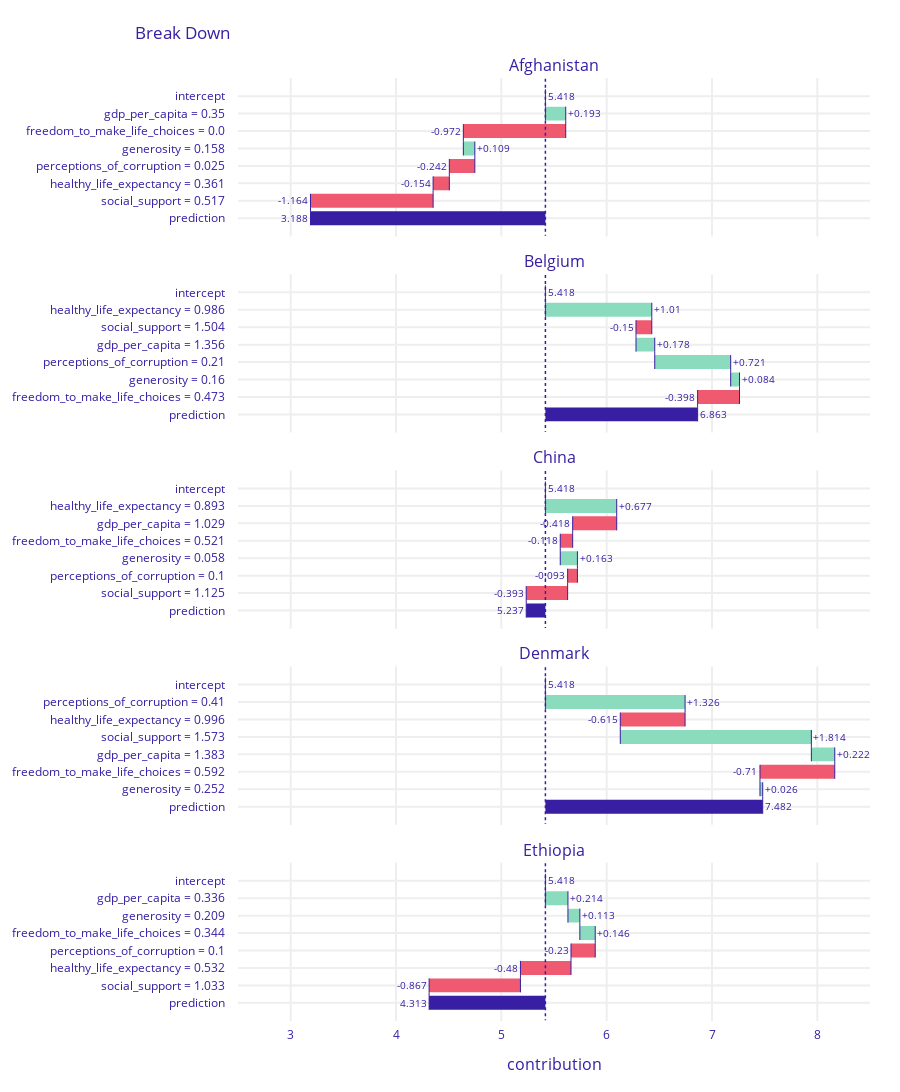

The cell this chart's notebook holds for it:
### Code cell
pp_list = []
for country in ['Afghanistan', 'Belgium', 'China', 'Denmark', 'Ethiopia']:
    pp = explainer.predict_parts(X.loc[country], type='break_down')
    pp.result.label = country
    pp_list += [pp]
pp_list[0].plot(pp_list[1::], min_max=[2.5, 8.5])

### Figure 1 — Plotly figure (JSON) as saved in the notebook; plotly's stock layout.template omitted (floating-point values rounded to 4 significant figures)
{"data": [{"base": 5.418, "connector": {"line": {"color": "#371ea3", "dash": "solid", "width": 1}, "mode": "spanning"}, "decreasing": {"marker": {"color": "#f05a71"}}, "hoverinfo": "text+delta", "hoverlabel": {"bgcolor": "rgba(0,0,0,0.8)"}, "hovertext": ["Average response: 5.418<br>Prediction: 3.188", "gdp_per_capita = 0.35<br>increases average response by", "freedom_to_make_life_choices = 0.0<br>decreases average response by", "generosity = 0.158<br>increases average response by", "perceptions_of_corruption = 0.025<br>decreases average response by", "healthy_life_expectancy = 0.361<br>decreases average response by", "social_support = 0.517<br>decreases average response by", "Average response: 5.418<br>Prediction: 3.188"], "increasing": {"marker": {"color": "#8bdcbe"}}, "measure": ["relative", "relative", "relative", "relative", "relative", "relative", "relative", "total"], "orientation": "h", "showlegend": false, "text": ["5.418", "+0.193", "-0.972", "+0.109", "-0.242", "-0.154", "-1.164", "3.188"], "textposition": "outside", "totals": {"marker": {"color": "#371ea3"}}, "type": "waterfall", "x": [0, 0.193, -0.972, 0.109, -0.242, -0.154, -1.164, -2.23], "xaxis": "x", "y": ["intercept", "gdp_per_capita = 0.35", "freedom_to_make_life_choices = 0.0", "generosity = 0.158", "perceptions_of_corruption = 0.025", "healthy_life_expectancy = 0.361", "social_support = 0.517", "prediction"], "yaxis": "y"}, {"base": 5.418, "connector": {"line": {"color": "#371ea3", "dash": "solid", "width": 1}, "mode": "spanning"}, "decreasing": {"marker": {"color": "#f05a71"}}, "hoverinfo": "text+delta", "hoverlabel": {"bgcolor": "rgba(0,0,0,0.8)"}, "hovertext": ["Average response: 5.418<br>Prediction: 6.863", "healthy_life_expectancy = 0.986<br>increases average response by", "social_support = 1.504<br>decreases average response by", "gdp_per_capita = 1.356<br>increases average response by", "perceptions_of_corruption = 0.21<br>increases average response by", "generosity = 0.16<br>increases average response by", "freedom_to_make_life_choices = 0.473<br>decreases average response by", "Average response: 5.418<br>Prediction: 6.863"], "increasing": {"marker": {"color": "#8bdcbe"}}, "measure": ["relative", "relative", "relative", "relative", "relative", "relative", "relative", "total"], "orientation": "h", "showlegend": false, "text": ["5.418", "+1.01", "-0.15", "+0.178", "+0.721", "+0.084", "-0.398", "6.863"], "textposition": "outside", "totals": {"marker": {"color": "#371ea3"}}, "type": "waterfall", "x": [0, 1.01, -0.15, 0.178, 0.721, 0.084, -0.398, 1.445], "xaxis": "x2", "y": ["intercept", "healthy_life_expectancy = 0.986", "social_support = 1.504", "gdp_per_capita = 1.356", "perceptions_of_corruption = 0.21", "generosity = 0.16", "freedom_to_make_life_choices = 0.473", "prediction"], "yaxis": "y2"}, {"base": 5.418, "connector": {"line": {"color": "#371ea3", "dash": "solid", "width": 1}, "mode": "spanning"}, "decreasing": {"marker": {"color": "#f05a71"}}, "hoverinfo": "text+delta", "hoverlabel": {"bgcolor": "rgba(0,0,0,0.8)"}, "hovertext": ["Average response: 5.418<br>Prediction: 5.237", "healthy_life_expectancy = 0.893<br>increases average response by", "gdp_per_capita = 1.029<br>decreases average response by", "freedom_to_make_life_choices = 0.521<br>decreases average response by", "generosity = 0.058<br>increases average response by", "perceptions_of_corruption = 0.1<br>decreases average response by", "social_support = 1.125<br>decreases average response by", "Average response: 5.418<br>Prediction: 5.237"], "increasing": {"marker": {"color": "#8bdcbe"}}, "measure": ["relative", "relative", "relative", "relative", "relative", "relative", "relative", "total"], "orientation": "h", "showlegend": false, "text": ["5.418", "+0.677", "-0.418", "-0.118", "+0.163", "-0.093", "-0.393", "5.237"], "textposition": "outside", "totals": {"marker": {"color": "#371ea3"}}, "type": "waterfall", "x": [0, 0.677, -0.418, -0.118, 0.163, -0.093, -0.393, -0.182], "xaxis": "x3", "y": ["intercept", "healthy_life_expectancy = 0.893", "gdp_per_capita = 1.029", "freedom_to_make_life_choices = 0.521", "generosity = 0.058", "perceptions_of_corruption = 0.1", "social_support = 1.125", "prediction"], "yaxis": "y3"}, {"base": 5.418, "connector": {"line": {"color": "#371ea3", "dash": "solid", "width": 1}, "mode": "spanning"}, "decreasing": {"marker": {"color": "#f05a71"}}, "hoverinfo": "text+delta", "hoverlabel": {"bgcolor": "rgba(0,0,0,0.8)"}, "hovertext": ["Average response: 5.418<br>Prediction: 7.482", "perceptions_of_corruption = 0.41<br>increases average response by", "healthy_life_expectancy = 0.996<br>decreases average response by", "social_support = 1.573<br>increases average response by", "gdp_per_capita = 1.383<br>increases average response by", "freedom_to_make_life_choices = 0.592<br>decreases average response by", "generosity = 0.252<br>increases average response by", "Average response: 5.418<br>Prediction: 7.482"], "increasing": {"marker": {"color": "#8bdcbe"}}, "measure": ["relative", "relative", "relative", "relative", "relative", "relative", "relative", "total"], "orientation": "h", "showlegend": false, "text": ["5.418", "+1.326", "-0.615", "+1.814", "+0.222", "-0.71", "+0.026", "7.482"], "textposition": "outside", "totals": {"marker": {"color": "#371ea3"}}, "type": "waterfall", "x": [0, 1.326, -0.615, 1.814, 0.222, -0.71, 0.026, 2.064], "xaxis": "x4", "y": ["intercept", "perceptions_of_corruption = 0.41", "healthy_life_expectancy = 0.996", "social_support = 1.573", "gdp_per_capita = 1.383", "freedom_to_make_life_choices = 0.592", "generosity = 0.252", "prediction"], "yaxis": "y4"}, {"base": 5.418, "connector": {"line": {"color": "#371ea3", "dash": "solid", "width": 1}, "mode": "spanning"}, "decreasing": {"marker": {"color": "#f05a71"}}, "hoverinfo": "text+delta", "hoverlabel": {"bgcolor": "rgba(0,0,0,0.8)"}, "hovertext": ["Average response: 5.418<br>Prediction: 4.313", "gdp_per_capita = 0.336<br>increases average response by", "generosity = 0.209<br>increases average response by", "freedom_to_make_life_choices = 0.344<br>increases average response by", "perceptions_of_corruption = 0.1<br>decreases average response by", "healthy_life_expectancy = 0.532<br>decreases average response by", "social_support = 1.033<br>decreases average response by", "Average response: 5.418<br>Prediction: 4.313"], "increasing": {"marker": {"color": "#8bdcbe"}}, "measure": ["relative", "relative", "relative", "relative", "relative", "relative", "relative", "total"], "orientation": "h", "showlegend": false, "text": ["5.418", "+0.214", "+0.113", "+0.146", "-0.23", "-0.48", "-0.867", "4.313"], "textposition": "outside", "totals": {"marker": {"color": "#371ea3"}}, "type": "waterfall", "x": [0, 0.214, 0.113, 0.146, -0.23, -0.48, -0.867, -1.105], "xaxis": "x5", "y": ["intercept", "gdp_per_capita = 0.336", "generosity = 0.209", "freedom_to_make_life_choices = 0.344", "perceptions_of_corruption = 0.1", "healthy_life_expectancy = 0.532", "social_support = 1.033", "prediction"], "yaxis": "y5"}], "layout": {"annotations": [{"font": {"size": 16}, "showarrow": false, "text": "Afghanistan", "x": 0.5, "xanchor": "center", "xref": "paper", "y": 1, "yanchor": "bottom", "yref": "paper"}, {"font": {"size": 16}, "showarrow": false, "text": "Belgium", "x": 0.5, "xanchor": "center", "xref": "paper", "y": 0.792, "yanchor": "bottom", "yref": "paper"}, {"font": {"size": 16}, "showarrow": false, "text": "China", "x": 0.5, "xanchor": "center", "xref": "paper", "y": 0.584, "yanchor": "bottom", "yref": "paper"}, {"font": {"size": 16}, "showarrow": false, "text": "Denmark", "x": 0.5, "xanchor": "center", "xref": "paper", "y": 0.376, "yanchor": "bottom", "yref": "paper"}, {"font": {"size": 16}, "showarrow": false, "text": "Ethiopia", "x": 0.5, "xanchor": "center", "xref": "paper", "y": 0.168, "yanchor": "bottom", "yref": "paper"}, {"font": {"size": 16}, "showarrow": false, "text": "contribution", "x": 0.5, "xanchor": "center", "xref": "paper", "y": 0, "yanchor": "top", "yref": "paper", "yshift": -30}], "font": {"color": "#371ea3"}, "height": 1249, "margin": {"b": 71, "r": 30, "t": 78}, "shapes": [{"line": {"color": "#371ea3", "dash": "dot", "width": 1.5}, "type": "line", "x0": 5.418, "x1": 5.418, "xref": "x", "y0": -1, "y1": 8, "yref": "y"}, {"line": {"color": "#371ea3", "dash": "dot", "width": 1.5}, "type": "line", "x0": 5.418, "x1": 5.418, "xref": "x2", "y0": -1, "y1": 8, "yref": "y2"}, {"line": {"color": "#371ea3", "dash": "dot", "width": 1.5}, "type": "line", "x0": 5.418, "x1": 5.418, "xref": "x3", "y0": -1, "y1": 8, "yref": "y3"}, {"line": {"color": "#371ea3", "dash": "dot", "width": 1.5}, "type": "line", "x0": 5.418, "x1": 5.418, "xref": "x4", "y0": -1, "y1": 8, "yref": "y4"}, {"line": {"color": "#371ea3", "dash": "dot", "width": 1.5}, "type": "line", "x0": 5.418, "x1": 5.418, "xref": "x5", "y0": -1, "y1": 8, "yref": "y5"}], "title": {"text": "Break Down", "x": 0.15}, "xaxis": {"anchor": "y", "automargin": true, "domain": [0, 1], "fixedrange": true, "gridwidth": 2, "matches": "x5", "range": [2.5, 8.5], "showticklabels": false, "tickcolor": "white", "ticklen": 3, "ticks": "outside", "type": "linear", "zeroline": false}, "xaxis2": {"anchor": "y2", "automargin": true, "domain": [0, 1], "fixedrange": true, "gridwidth": 2, "matches": "x5", "range": [2.5, 8.5], "showticklabels": false, "tickcolor": "white", "ticklen": 3, "ticks": "outside", "type": "linear", "zeroline": false}, "xaxis3": {"anchor": "y3", "automargin": true, "domain": [0, 1], "fixedrange": true, "gridwidth": 2, "matches": "x5", "range": [2.5, 8.5], "showticklabels": false, "tickcolor": "white", "ticklen": 3, "ticks": "outside", "type": "linear", "zeroline": false}, "xaxis4": {"anchor": "y4", "automargin": true, "domain": [0, 1], "fixedrange": true, "gridwidth": 2, "matches": "x5", "range": [2.5, 8.5], "showticklabels": false, "tickcolor": "white", "ticklen": 3, "ticks": "outside", "type": "linear", "zeroline": false}, "xaxis5": {"anchor": "y5", "automargin": true, "domain": [0, 1], "fixedrange": true, "gridwidth": 2, "range": [2.5, 8.5], "tickcolor": "white", "ticklen": 3, "ticks": "outside", "type": "linear", "zeroline": false}, "yaxis": {"anchor": "x", "automargin": true, "autorange": "reversed", "domain": [0.832, 1], "fixedrange": true, "gridwidth": 2, "tickcolor": "white", "ticklen": 10, "ticks": "outside", "type": "category"}, "yaxis2": {"anchor": "x2", "automargin": true, "autorange": "reversed", "domain": [0.624, 0.792], "fixedrange": true, "gridwidth": 2, "tickcolor": "white", "ticklen": 10, "ticks": "outside", "type": "category"}, "yaxis3": {"anchor": "x3", "automargin": true, "autorange": "reversed", "domain": [0.416, 0.584], "fixedrange": true, "gridwidth": 2, "tickcolor": "white", "ticklen": 10, "ticks": "outside", "type": "category"}, "yaxis4": {"anchor": "x4", "automargin": true, "autorange": "reversed", "domain": [0.208, 0.376], "fixedrange": true, "gridwidth": 2, "tickcolor": "white", "ticklen": 10, "ticks": "outside", "type": "category"}, "yaxis5": {"anchor": "x5", "automargin": true, "autorange": "reversed", "domain": [0, 0.168], "fixedrange": true, "gridwidth": 2, "tickcolor": "white", "ticklen": 10, "ticks": "outside", "type": "category"}}}
